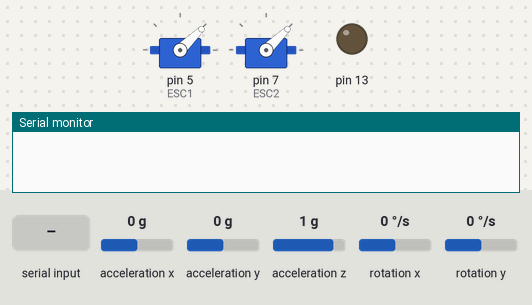
A sketch run on a simulated Arduino Uno, built with avr-gcc and run on an emulated ATmega328P. Shown: 2 × servo, output pins drawn as LEDs (lit = HIGH), the last lines printed to the serial monitor. Wiring (inferred from the names in the program): MPU-6050 motion sensor at I2C address 0x68. Inputs (shaded band) come from the test bench; at power-on: acceleration x 0 g, acceleration y 0 g, acceleration z 1 g, rotation x 0 °/s, rotation y 0 °/s.

Above: at 5.2 s.
5.3 s: "1\n" received over Serial
At 5.7 s:
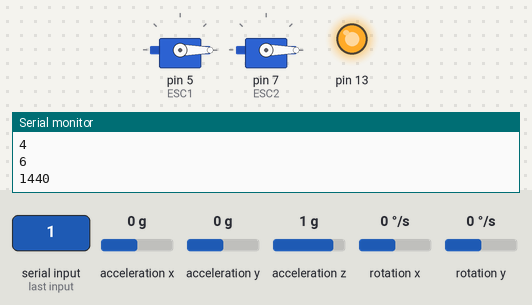
6.8 s: "0\n" received over Serial
At 8.0 s:
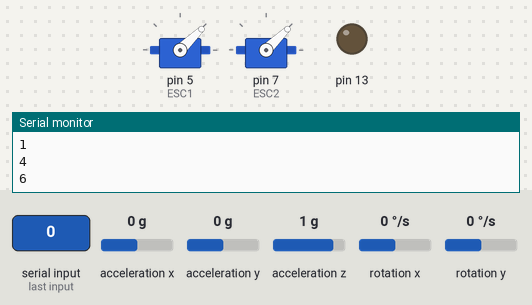
8.3 s: "90,45\n" received over Serial
At 8.6 s:
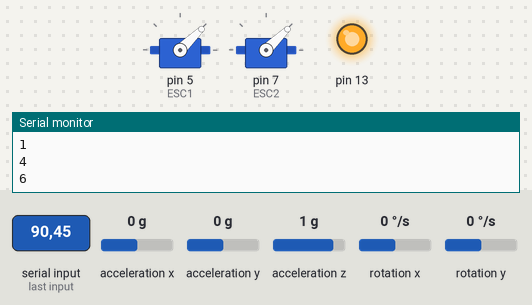
Timing chart, 0 to 11.3 s (numbered marks = the images above; inputs shaded):
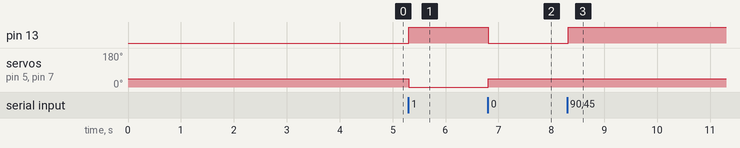

The sketch:

Stabilisation2motor_kalman_filter_version.ino
```cpp
//This file is used to aply a filter to the raw data from the mpu 6050
//DataSheet of the mpu
//https://store.invensense.com/datasheets/invensense/MPU-6050_DataSheet_V3%204.pdf
//Datasheet registre MPU
//https://www.invensense.com/wp-content/uploads/2015/02/MPU-6000-Register-Map1.pdf
//This code is made to stabilize something with one motor using the x axe of the mpu6050
#include <Wire.h>
#include <Servo.h>
#include<Kalman.h>
const int MPU=0x68;  // I2C address of the MPU-6050
bool global_state = false ;  //true means motor are on and false means motors are off

Kalman kalman ;

//timer things
unsigned long loop_timer ;
unsigned long start_timer_esc ;
const int frequence = 250; //Frequence of the loop in hz
//raw data
float AcX, AcY, AcZ, GyX=0, GyY=0, GyZ=0;
float X=0, Y=0;
//Pin ESC
#define ESC1 5
#define ESC2 7
Servo right_esc ;
Servo left_esc ;
//Signal ESC
unsigned int signal_esc1 = 1000, signal_esc2 = 1000 ;

//Serial things
unsigned long data_value =0;
unsigned long data_indice = 0 ;
String full_msg = "";

//regulations things
float consigne = 0 ;
float kP = 0, kD = 0 , kI = 0;
float error, last_error = 0 ;
int p, i, d;
int global_power = 1100 ;

void set_angle_kalman()
{
    //set up the kalman filter
    read_mpu();
    float total_vector = sqrt(AcX*AcX + AcY*AcY + AcZ*AcZ);
    AcY = asin(AcY/total_vector)*57.32;
    kalman.setAngle(AcY);
    X = AcY ;
}

void write_serial(int indice, int value)
{
    //Index 0 is for the angle
    //      1 for the p corection
    //      3 for the I corection
    //      5 for the d corection


    int data = (value << 4 )+ indice ;
    Serial.print(data);
    Serial.print('\n');
}

bool read_serial()
{
    char msg = Serial.read();
    if(msg == '\n')
    {


        data_value = full_msg.toInt();
        data_value = abs(data_value);
        data_indice = data_value & 15;
        if(data_indice !=0)digitalWrite(13, HIGH);
        else digitalWrite(13, LOW);
        data_value = (data_value-data_indice)>>4;

        full_msg = "";
        return true;
    }
    else
    {
        full_msg +=msg ;
        return 0;
    }


}

void read_mpu()
{
    Wire.beginTransmission(MPU);
    Wire.write(0x3B);       //Send the starting register (accelerometer)
    Wire.endTransmission();
    Wire.requestFrom(MPU, 6);
    while (Wire.available()< 6);
    AcX = Wire.read()<<8|Wire.read();
    AcY = Wire.read()<<8|Wire.read();
    AcZ = Wire.read()<<8|Wire.read();

    //Get the true raws values in g according to our setting
    AcZ /= 8192;
    AcX /= 8192;
    AcY /= 8192;

    Wire.beginTransmission(MPU);
    Wire.write(0x43);
    Wire.endTransmission();
    Wire.requestFrom(MPU, 4);
    while(Wire.available()< 4);
    GyX = (Wire.read()<<8|Wire.read())/65.5;
    GyY = (Wire.read()<<8|Wire.read())/65.5;

}

void setup()
{
    //Initialize the pin for the ESC
    left_esc.attach(ESC1);
    right_esc.attach(ESC2);
    pinMode(13, OUTPUT);

    // Wake up the mpu
    Wire.begin();
    Wire.beginTransmission(MPU);
    Wire.write(0x6B);
    Wire.write(0);
    Wire.endTransmission();

    //Set up the accelerometer
    //1g = 8192
    //+- 4g
    Wire.beginTransmission(MPU);
    Wire.write(0x1C);
    Wire.write(0x08);
    Wire.endTransmission();

    //Set up the gyroscope
    //1deg/s = 65.5
    //+- 500
    Wire.beginTransmission(MPU);
    Wire.write(0x1B);
    Wire.write(0X08);
    Wire.endTransmission();

    Serial.begin(115200);
    loop_timer = micros();

    left_esc.writeMicroseconds(1000);
    right_esc.writeMicroseconds(1000);
    delay(4000);


}

void loop()
{
    if(Serial.available())
    {
        if(read_serial())
        {
            if(data_indice == 0 )
            {
                global_state = false ;
                p = 0;
                i = 0;
                d = 0 ;
            }
            else if(data_indice == 1)
            {
                global_power = data_value ;
                global_state = true ;
            }
            else if(data_indice == 2)kP = (float)(data_value)/1000;
            else if(data_indice == 3)kI = (float)(data_value)/1000;
            else if(data_indice == 4)kD = (float)(data_value)/1000;
            else if(data_indice == 5)consigne = data_value-90;

        }
    }
    if(global_state)
    {
        read_mpu();
        //Compute our raw values
        float total_vector = sqrt(AcX*AcX + AcY*AcY + AcZ*AcZ);
        AcX = asin(AcX/total_vector)*57.32; //arcsin c'est en radian
        AcY = asin(AcY/total_vector)*57.32;

        //Must choose between those filters

        //Kalman filter aplication
        //X = kalman.getAngle(AcY, GyX, 0.004);

        //Complementary filter
        X += GyX / frequence ; //angle par sec * sec = angle donc angle par sec / frequence = angle
        X = X * 0.996 + AcY * 0.004 ;

        //We send the angle to the aplication
        write_serial(0, (int)(X+90));

        error = consigne - X ;
        p = error * kP ;
        d = (error - last_error) * kD * 100 ;
        i += error * kI ;

        if(p>=0)write_serial(1, (int)p);
        else write_serial(2, (int)abs(p));
        if(i>0)write_serial(3, (int)i);
        else write_serial(4, (int)abs(i));
        if(d>0)write_serial(5, (int)d);
        else write_serial(6, (int)abs(d));


        /*if (X > 0)digitalWrite(13, HIGH);
        else digitalWrite(13, LOW); */
        signal_esc1 = p + i + d + global_power ;
        signal_esc2 = - p - i - d + global_power ;
        last_error = error ;
        left_esc.writeMicroseconds(signal_esc1);
        right_esc.writeMicroseconds(signal_esc2);
    }
    else
    {
        left_esc.writeMicroseconds(1000);
        right_esc.writeMicroseconds(1000);
    }

    //We regulate our frequence here
    while(micros()<loop_timer + 1000000/frequence);
    loop_timer = micros();


}
```

Measured:
- after the input at 5.3 s, pin 13: LOW → HIGH at once; servo on pin 5 (ESC1), servo on pin 7 (ESC2): 44° → 0° at once
- after the input at 6.8 s, pin 13: HIGH → LOW at once; servo on pin 5 (ESC1), servo on pin 7 (ESC2): 0° → 44° at once
- after the input at 8.3 s, pin 13: LOW → HIGH at once
